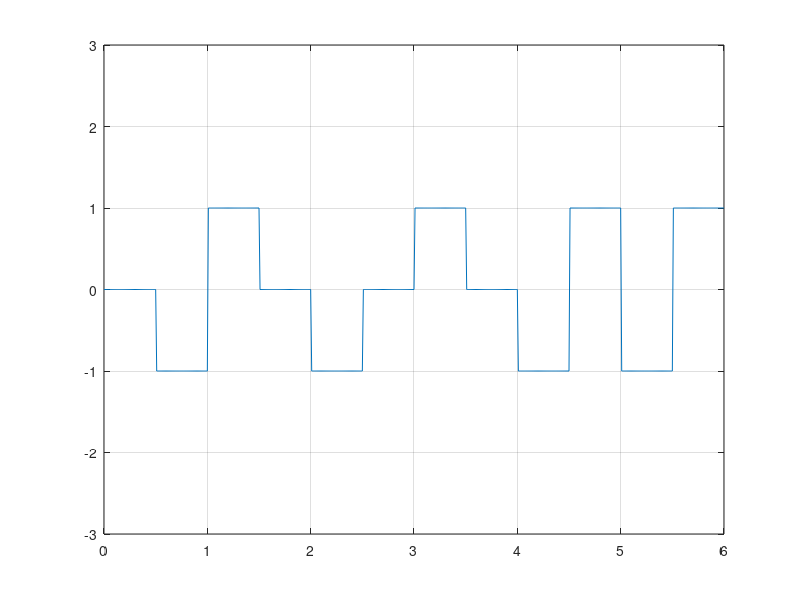

Write the MATLAB code that produced this figure.
clear;
bits = [0,1,1,0,1,0,1,0,1,1,1,1];

prev_vol=1;
amp=1;
cur_amp=amp*prev_vol;
bit=length(bits);
bit_rate=2;
Time=bit/bit_rate;
sampling_frequency=100;

in=1;
for i=1:length(bits);
  if bits(i)==0
    amplitude(i)=0;
  else
    amplitude(i)=-cur_amp;
    cur_amp=amplitude(i);
  endif
endfor
cur_amp=amp*prev_vol;

time=0:1/sampling_frequency:Time;
x=1;
for i=1:length(time)
  y_value(i)=amplitude(x);
  if time(i)*bit_rate>=x
    x=x+1;
  endif
endfor

plot(time,y_value );
axis([0 Time -3 3]);
grid on;

disp(bits);

%demodulation

x=1;

for i=1:length(time)
  if time(i)*bit_rate>=x
    if y_value(i)==0
      ans_bits(x)=0;
    else
      ans_bits(x)=1;
    endif
    x=x+1;
  endif
endfor

disp('Demodulation');
disp(ans_bits);